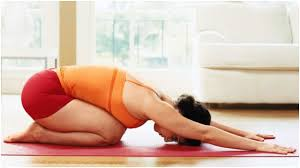
#> input picture yoga_dataset/उष्ट्रासन/उष्ट्रासन_101.jpg, 300 x 168 px
$ python preprocess_images.py
#> lines starting #> are read from the running program, lines starting #| are printed output that depends on the picture
import os
import sys
import logging
import multiprocessing
from PIL import Image, ImageOps
import numpy as np
from concurrent.futures import ProcessPoolExecutor

# Configure logging
logging.basicConfig(
    level=logging.INFO,
    format='%(asctime)s [%(levelname)s] %(message)s',
    handlers=[
        logging.FileHandler("preprocessing.log"),
        logging.StreamHandler(sys.stdout)
    ]
)

def is_valid_image(image_path):
    """Check if an image is valid and meets quality criteria."""
    try:
        with Image.open(image_path) as img:
            # Check if the image is too small
            if img.width < 100 or img.height < 100:
                return False

            # Check if the image is too large
            if img.width > 4000 or img.height > 4000:
                return False

            # Check if the aspect ratio is too extreme
            aspect_ratio = img.width / img.height
            if aspect_ratio < 0.5 or aspect_ratio > 2.0:
                return False

            # Check if the image is mostly a single color (likely a placeholder)
            if img.mode == 'RGB':
                img_array = np.array(img)
                std_r = np.std(img_array[:, :, 0])
                std_g = np.std(img_array[:, :, 1])
                std_b = np.std(img_array[:, :, 2])
                if std_r < 10 and std_g < 10 and std_b < 10:
                    return False

            return True
    except Exception as e:
        logging.warning(f"Error validating image {image_path}: {e}")
        return False

def process_image(args):
    """Process a single image."""
    input_path, output_dir, target_size, quality = args

    # Skip if the image is not valid
    if not is_valid_image(input_path):
        logging.info(f"Skipping invalid image: {input_path}")
        return False

    try:
        # Get the relative path components
        rel_path = os.path.relpath(input_path, "yoga_dataset")
        pose_dir = os.path.dirname(rel_path)
        filename = os.path.basename(input_path)

        # Create the output directory
        output_pose_dir = os.path.join(output_dir, pose_dir)
        os.makedirs(output_pose_dir, exist_ok=True)

        # Create the output path
        output_path = os.path.join(output_pose_dir, os.path.splitext(filename)[0] + '.jpg')

        # Open and process the image
        with Image.open(input_path) as img:
            # Convert to RGB mode (in case it's RGBA or other mode)
            img = img.convert('RGB')

            # Resize the image while maintaining aspect ratio
            img = ImageOps.contain(img, target_size)

            # Create a new image with the target size and paste the resized image in the center
            new_img = Image.new('RGB', target_size, (255, 255, 255))
            paste_x = (target_size[0] - img.width) // 2
            paste_y = (target_size[1] - img.height) // 2
            new_img.paste(img, (paste_x, paste_y))

            # Save the processed image
            new_img.save(output_path, 'JPEG', quality=quality)

            logging.info(f"Processed: {input_path} -> {output_path}")
            return True

    except Exception as e:
        logging.error(f"Error processing image {input_path}: {e}")
        return False

def preprocess_images(input_dir="yoga_dataset", output_dir="processed_images",
                     target_size=(224, 224), quality=90, num_workers=None):
    """Preprocess all images in the input directory."""
#> called with input_dir = 'yoga_dataset', output_dir = 'processed_images', target_size = (224, 224), quality = 90
    # Create the output directory if it doesn't exist
    os.makedirs(output_dir, exist_ok=True)

    # Get the number of workers
    if num_workers is None:
        num_workers = max(1, multiprocessing.cpu_count() - 1)

    # Find all image files
    image_paths = []
    for root, _, files in os.walk(input_dir):
        for filename in files:
            if filename.lower().endswith(('.jpg', '.jpeg', '.png', '.gif', '.bmp', '.webp')):
                image_paths.append(os.path.join(root, filename))

    logging.info(f"Found {len(image_paths)} images to process")

    # Process images in parallel
    args_list = [(path, output_dir, target_size, quality) for path in image_paths]

    with ProcessPoolExecutor(max_workers=num_workers) as executor:
        results = list(executor.map(process_image, args_list))
#> in is_valid_image, img is the input picture: PIL image 300x168 RGB; mean R, G, B 215.8, 186, 170.8
#> in is_valid_image, `std_r = np.std(img_array[:, :, 0])`: std_r = 42.48
#> in is_valid_image, `std_g = np.std(img_array[:, :, 1])`: std_g = 71.07
#> in is_valid_image, `std_b = np.std(img_array[:, :, 2])`: std_b = 76.77
#> in process_image, `img = ImageOps.contain(img, target_size)`:
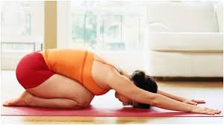
#> img: PIL image 224x125 RGB; mean R, G, B 215.8, 185.9, 170.8
#> in process_image, `new_img = Image.new('RGB', target_size, (255, 255, 255))`: new_img: PIL image 224x224 RGB; every value is 255
#> in process_image, `new_img.paste(img, (paste_x, paste_y))`:
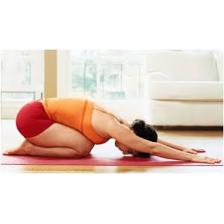
#> new_img: PIL image 224x224 RGB; mean R, G, B 233.1, 216.5, 208
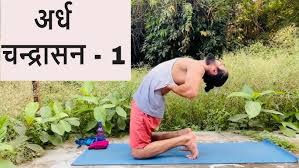
#> input picture yoga_dataset/अर्धचंद्रासन/अर्धचंद्रासन_11.jpg, 299 x 168 px
#> in is_valid_image, img is the input picture: PIL image 299x168 RGB; mean R, G, B 154.3, 152, 126.3
#> in is_valid_image (call 2), `std_r = np.std(img_array[:, :, 0])`: std_r = 71.83
#> in is_valid_image (call 2), `std_g = np.std(img_array[:, :, 1])`: std_g = 66.77
#> in is_valid_image (call 2), `std_b = np.std(img_array[:, :, 2])`: std_b = 76.75
#> in process_image (call 2), `img = ImageOps.contain(img, target_size)`:
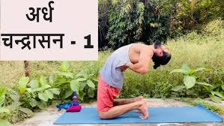
#> img: PIL image 224x126 RGB; mean R, G, B 154.3, 152, 126.3
#> in process_image (call 2), `new_img.paste(img, (paste_x, paste_y))`:
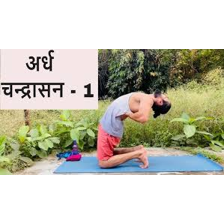
#> new_img: PIL image 224x224 RGB; mean R, G, B 198.3, 197.1, 182.6

    # Count successful and failed processing
    successful = results.count(True)
    failed = results.count(False)

    logging.info(f"Preprocessing completed: {successful} images processed successfully, {failed} failed")

if __name__ == "__main__":
    # Parse command-line arguments
    input_dir = "yoga_dataset"
    output_dir = "processed_images"

    if len(sys.argv) > 1:
        input_dir = sys.argv[1]
    if len(sys.argv) > 2:
        output_dir = sys.argv[2]

    # Preprocess images
    preprocess_images(input_dir, output_dir)
